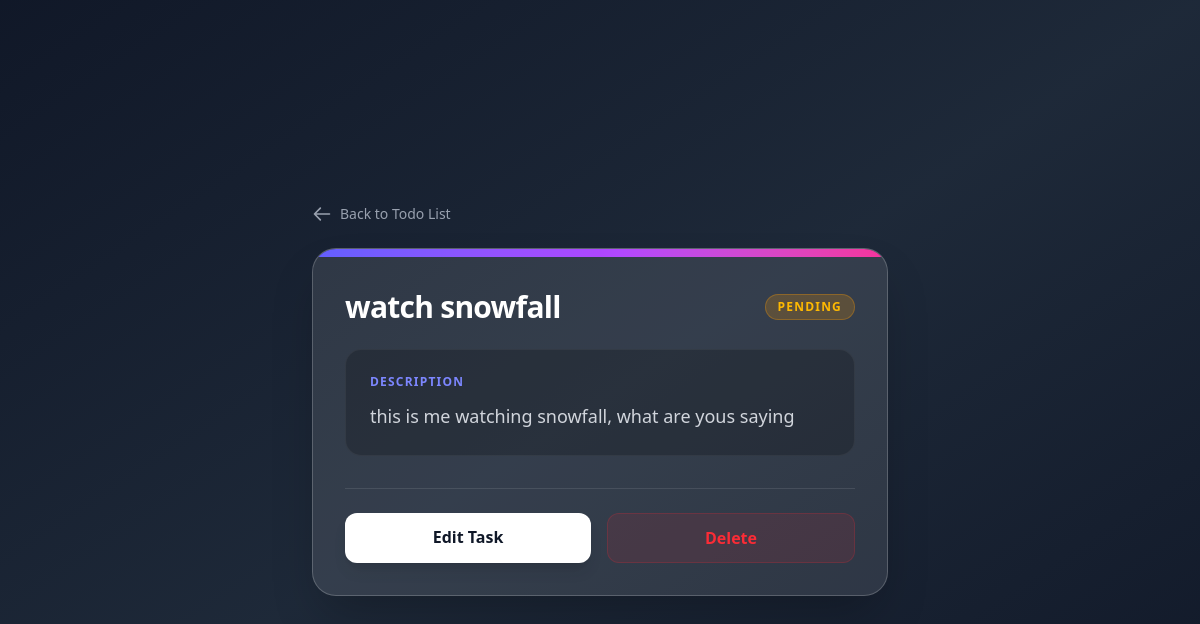
Screenshot of /task/12/ (signed in) with the database file from the repository.
### core/models.py (models this page shows, shortened)
class Task(models.Model):
    user = models.ForeignKey(User,  on_delete=models.CASCADE)
    title = models.CharField(null=True, max_length=200)
    description = models.TextField(null=True, blank=True)
    complete = models.BooleanField(default=False)
    created = models.DateTimeField(auto_now_add=True)

### core/views.py (the view)
# urls.py: path('task/<int:pk>/', TaskDetail.as_view(), name='task-detail'),
@method_decorator(never_cache, name='dispatch')
class TaskDetail(LoginRequiredMixin, DetailView):
    model = Task
    context_object = 'task'
    def get_queryset(self):
        return Task.objects.filter(user=self.request.user)

### core/templates/core/task_detail.html (shortened to what this page needs)
{% extends 'base.html' %}
{% load static %}
{% block main %}
<div class="w-full max-w-xl mx-auto my-10 animate-fade-in">
    <a href="{% url 'tasks' %}" class="inline-flex items-center gap-2 text-gray-400 hover:text-white transition-colors mb-6 group">
        <svg xmlns="http://www.w3.org/2000/svg" class="h-5 w-5 transform group-hover:-translate-x-1 transition-transform" fill="none" viewBox="0 0 24 24" stroke="currentColor">
            <path stroke-linecap="round" stroke-linejoin="round" stroke-width="2" d="M10 19l-7-7m0 0l7-7m-7 7h18" />
        </svg>
        <span class="text-sm font-medium">Back to Todo List</span>
    </a>
    <div class="bg-white/10 backdrop-blur-xl rounded-3xl border border-white/20 shadow-2xl overflow-hidden">
        <div class="h-2 w-full bg-gradient-to-r from-indigo-500 via-purple-500 to-pink-500"></div>
        <div class="p-8">
            <div class="flex items-center justify-between mb-6">
                <h1 class="text-3xl font-extrabold text-white tracking-tight">
                    {{ task.title }}
                </h1>
                {% if task.complete %}
                    <span class="px-3 py-1 bg-emerald-500/20 text-emerald-400 border border-emerald-500/30 rounded-full text-xs font-bold uppercase tracking-widest">
                        Completed
                    </span>
                {% else %}
                    <span class="px-3 py-1 bg-amber-500/20 text-amber-400 border border-amber-500/30 rounded-full text-xs font-bold uppercase tracking-widest">
                        Pending
                    </span>
                {% endif %}
            </div>
            <div class="bg-black/20 rounded-2xl p-6 border border-white/5">
                <h3 class="text-indigo-400 text-xs font-bold uppercase tracking-widest mb-3">Description</h3>
                <p class="text-gray-300 leading-relaxed text-lg">
                    {% if task.description %}
                        {{ task.description }}
                    {% else %}
                        <span class="italic text-gray-500 text-base font-normal">No description provided for this task.</span>
                    {% endif %}
                </p>
            </div>
            <div class="mt-8 pt-6 border-t border-white/10 flex gap-4">
                <a href="{% url 'task-update' task.id %}" class="flex-1 text-center bg-white hover:bg-gray-200 text-gray-900 font-bold py-3 rounded-xl transition shadow-lg transition-transform active:scale-95">
                    Edit Task
                </a>
                <a href="{% url 'task-delete' task.id %}" class="flex-1 text-center bg-red-500/10 hover:bg-red-500/20 text-red-500 border border-red-500/20 font-bold py-3 rounded-xl transition active:scale-95">
                    Delete
                </a>
            </div>
        </div>
    </div>
</div>
{% endblock %}

### core/templates/core/task_detail.html (style rules this page uses)
.animate-fade-in { animation: fade-in 0.4s ease-out forwards; }

### rows the page displays
Task: title "watch snowfall", description "this is me watching snowfall, what are yous saying"
